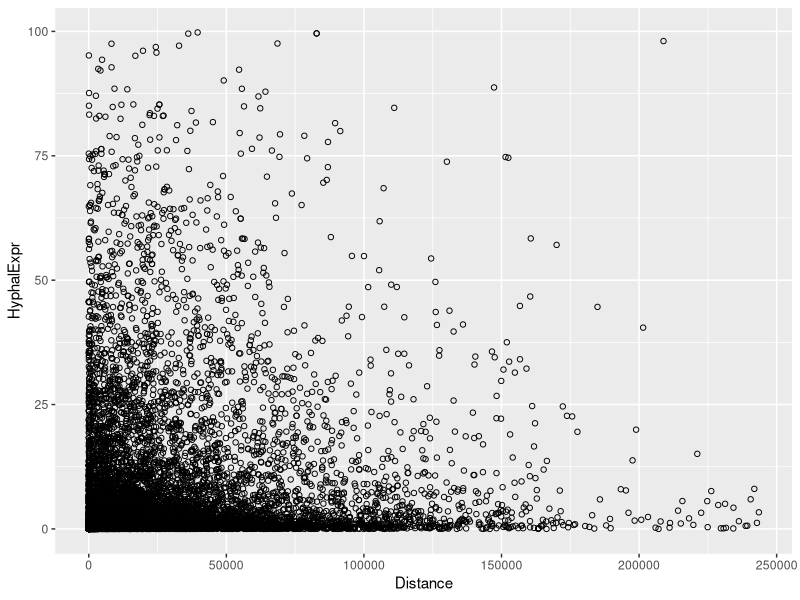
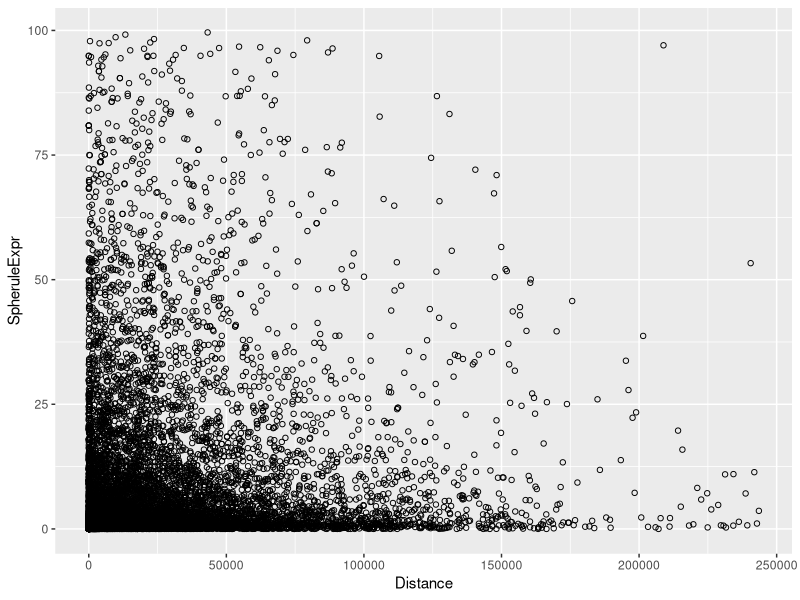
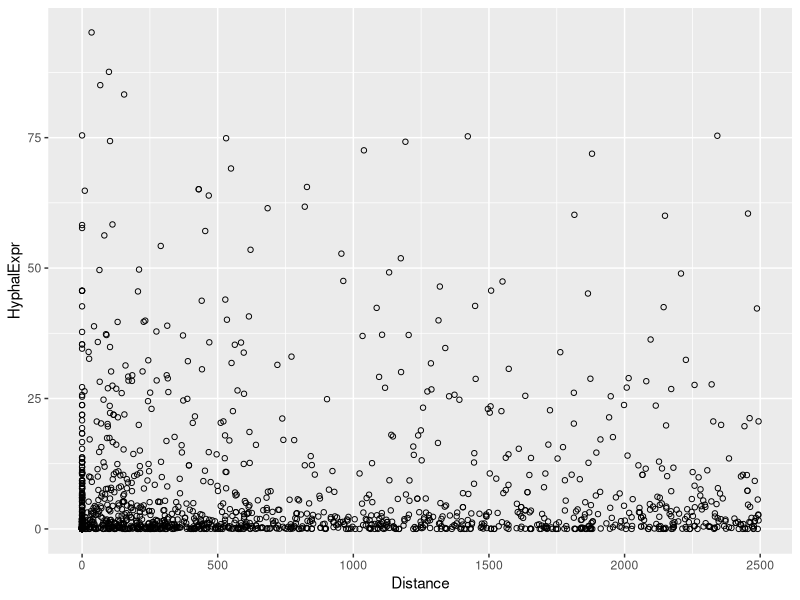
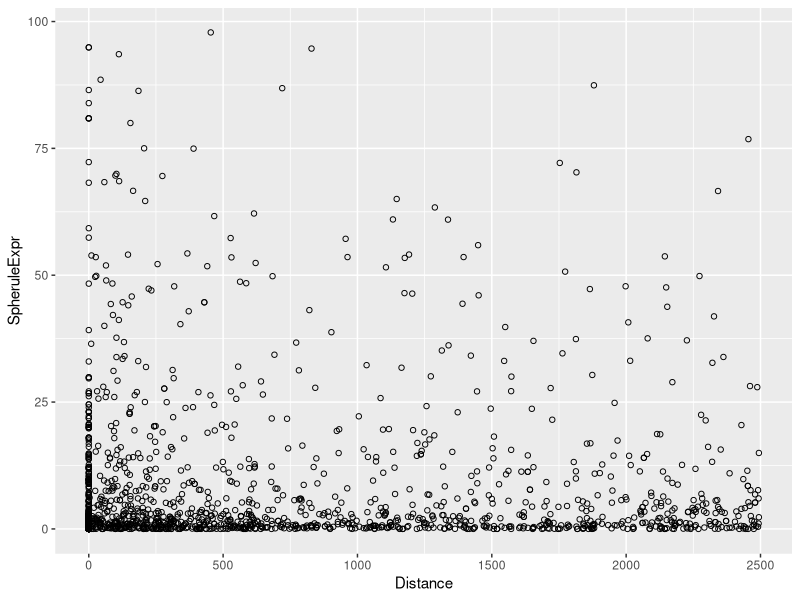
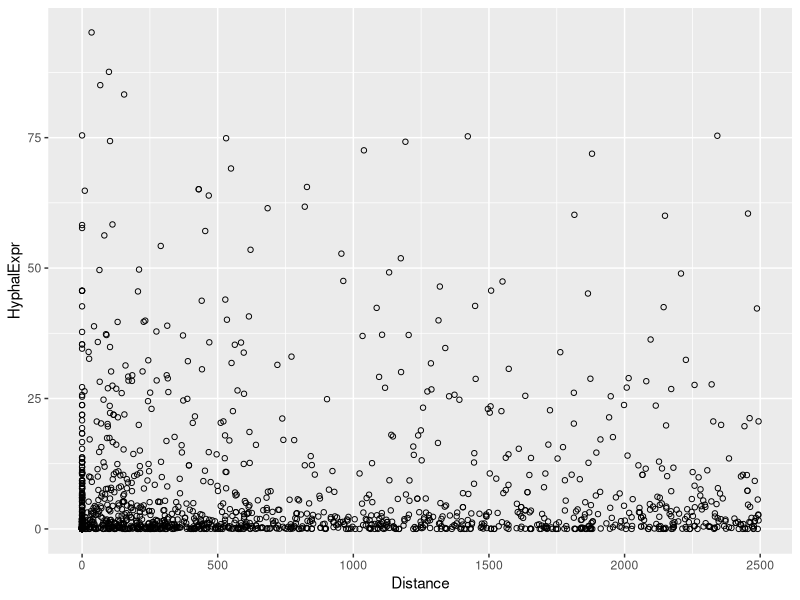
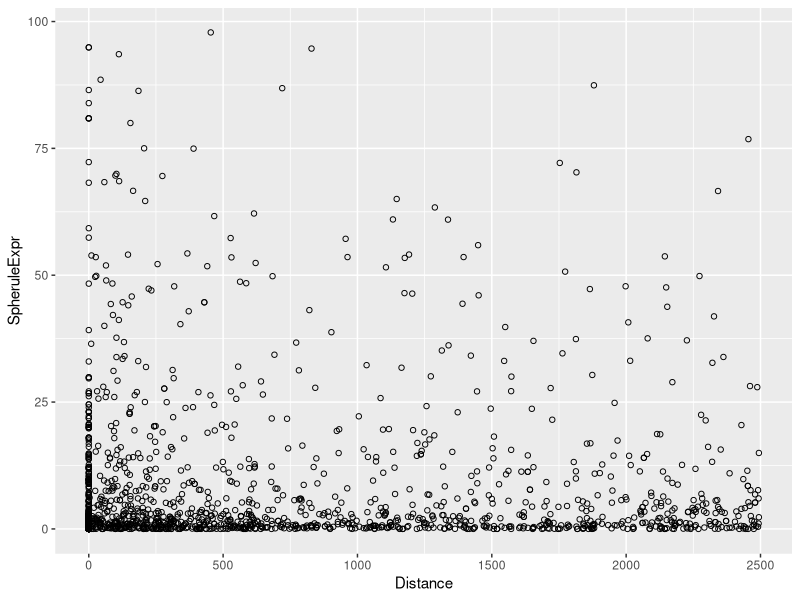

Recreate these plots in R, in order.

library(ggplot2)

geneTEDist<- read.table("Genes_expression_closest_TE.tab",header=F)

dat<- data.frame(geneTEDist$V1,geneTEDist$V4,geneTEDist$V6,geneTEDist$V7,
		geneTEDist$V11,geneTEDist$V12,geneTEDist$V14)
colnames(dat) <- c("Chr","Gene","HyphalExpr","SpheruleExpr",
		     "Repeat","RepeatExpr","Distance")
pdf("Expr_vs_TEdist.pdf")
dat<-subset(dat,dat$HyphalExpr < 100)
dat<-subset(dat,dat$SpheruleExpr < 100)
ggplot(dat,aes(y=HyphalExpr,x=Distance))+geom_point(shape=1)

ggplot(dat,aes(y=SpheruleExpr,x=Distance))+geom_point(shape=1)


dat<-subset(dat,dat$Distance < 2500)
ggplot(dat,aes(y=HyphalExpr,x=Distance))+geom_point(shape=1)
ggplot(dat,aes(y=SpheruleExpr,x=Distance))+geom_point(shape=1)


dat<-subset(dat,dat$Distance < 2500)
ggplot(dat,aes(y=HyphalExpr,x=Distance))+geom_point(shape=1)
ggplot(dat,aes(y=SpheruleExpr,x=Distance))+geom_point(shape=1)
